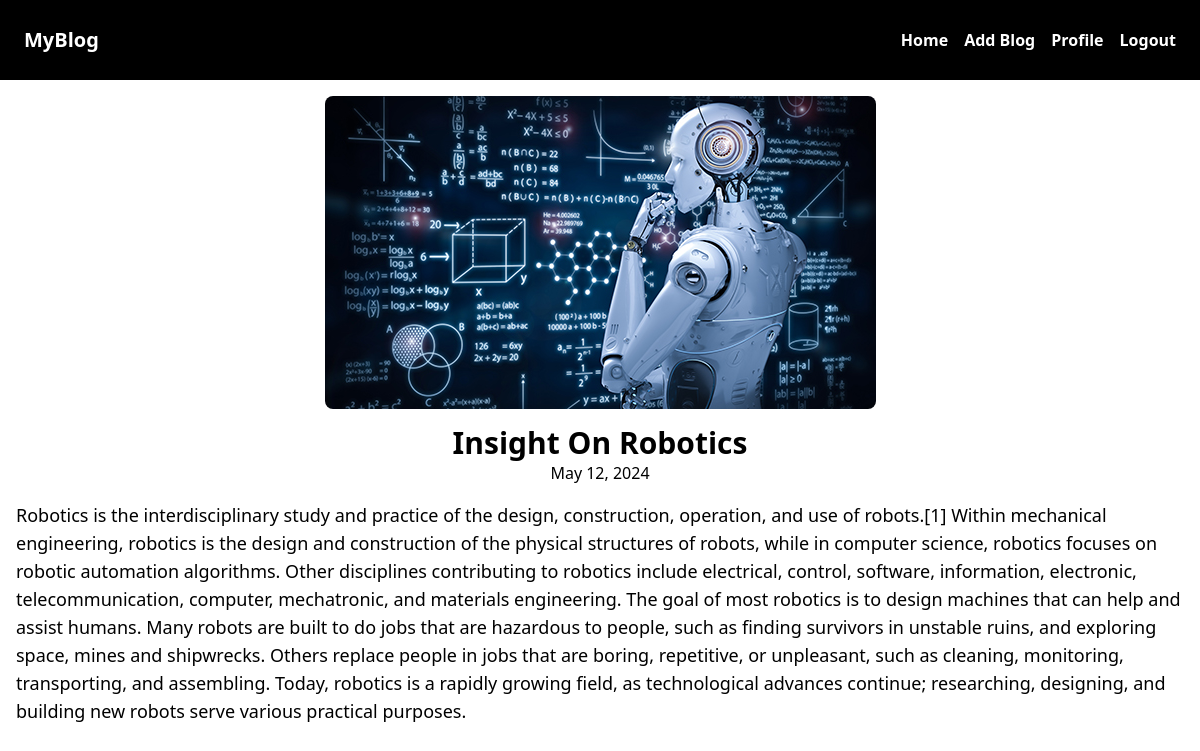
Page /post/Robotics (signed in) on the committed database.
### blogs/models.py (models this page shows, shortened)
class Blog(models.Model):
    title = models.CharField(max_length=75)
    body = models.TextField()
    slug = models.SlugField()
    date = models.DateField(auto_now_add=True)
    image = models.ImageField()
    author = models.ForeignKey(User , on_delete=models.CASCADE , default= None)

### blogs/views.py (the view)
# urls.py: path('<slug:slug>', views.blog_page, name="page"),
@login_required(login_url="login")
def blog_page(request , slug):
    blog = Blog.objects.get(slug=slug)
    return render(request, 'blogs/blog_page.html', {'blog': blog})

### blogs/templates/blogs/blog_page.html (shortened to what this page needs)
{% extends 'navbar.html' %}
{% block content %}
    <section class='flex flex-col w-full items-center justify-center overflow-auto p-4 gap-4 '>
        <img
            class="max-w-screen max-h-[500px] rounded-lg"
            src="{{ blog.image.url }}"
            alt="{{ blog.title }}"
        />
        <div>
            <h1 class='text-3xl font-bold'>{{ blog.title }}</h1>
            <p class='text-center'>{{ blog.date }}</p>
        </div>
        <p class='text-lg'>{{ blog.body }}</p>
    </section>
{% endblock %}

### rows in the picture
Blog: image (picture), title "Insight On Robotics", date "May 12, 2024", body "Robotics is the interdisciplinary study and practice of the design, construction, operation, and use of robots.[1] Within mechanical engineering, robotics is the design and construction of the physical structures of robots, while in computer science, robotics focuses on robotic automation algorithms. Other disciplines contributing to robotics include electrical, control, software, information, electronic, telecommunication, computer, mechatronic, and materials engineering. The goal of most robotics is to design machines that can help and assist humans. Many robots are built to do jobs that are hazardous to people, such as finding survivors in unstable ruins, and exploring space, mines and…"
